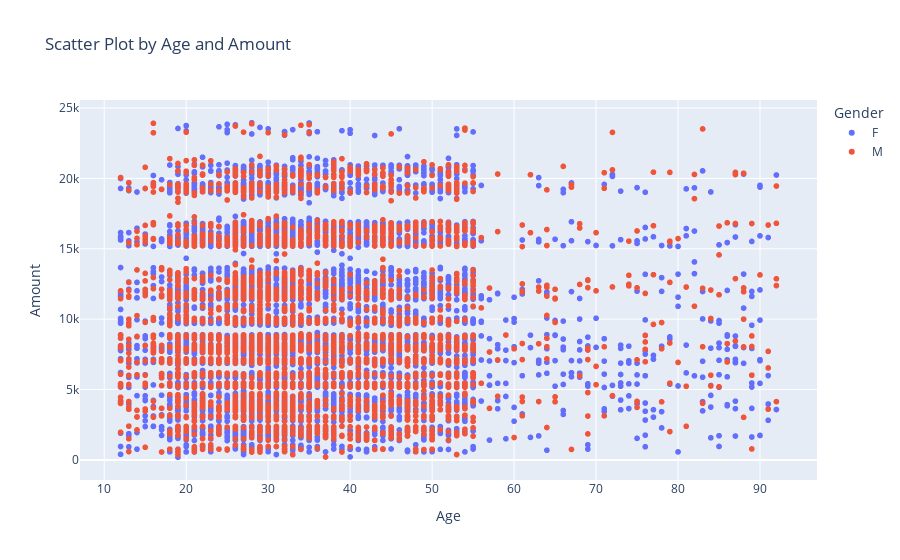

The code cell stored with this chart in its notebook:
### Code cell
# Create the interactive scatter plot using Plotly Express
fig = px.scatter(df, x='Age', y='Amount', color='Gender', title='Scatter Plot by Age and Amount',
                 labels={'Age': 'Age', 'Amount': 'Amount', 'Gender': 'Gender'})

# Update the layout for better readability
fig.update_layout(xaxis_title='Age', yaxis_title='Amount')

# Show the plot
fig.show()

### Figure 1 — Plotly figure (JSON) as saved in the notebook; plotly's stock layout.template omitted (floating-point values rounded to 4 significant figures; data arrays with more than 128 entries replaced by an {"elided": "..."} marker saying what was removed)
{"data": [{"hovertemplate": "Gender=F<br>Age=%{x}<br>Amount=%{y}<extra></extra>", "legendgroup": "F", "marker": {"color": "#636efa", "symbol": "circle"}, "mode": "markers", "name": "F", "showlegend": true, "type": "scattergl", "x": {"elided": "7832 int values"}, "xaxis": "x", "y": {"elided": "7832 float values"}, "yaxis": "y"}, {"hovertemplate": "Gender=M<br>Age=%{x}<br>Amount=%{y}<extra></extra>", "legendgroup": "M", "marker": {"color": "#EF553B", "symbol": "circle"}, "mode": "markers", "name": "M", "showlegend": true, "type": "scattergl", "x": {"elided": "3407 int values"}, "xaxis": "x", "y": {"elided": "3407 int values"}, "yaxis": "y"}], "layout": {"legend": {"title": {"text": "Gender"}, "tracegroupgap": 0}, "title": {"text": "Scatter Plot by Age and Amount"}, "xaxis": {"anchor": "y", "domain": [0, 1], "title": {"text": "Age"}}, "yaxis": {"anchor": "x", "domain": [0, 1], "title": {"text": "Amount"}}}}
